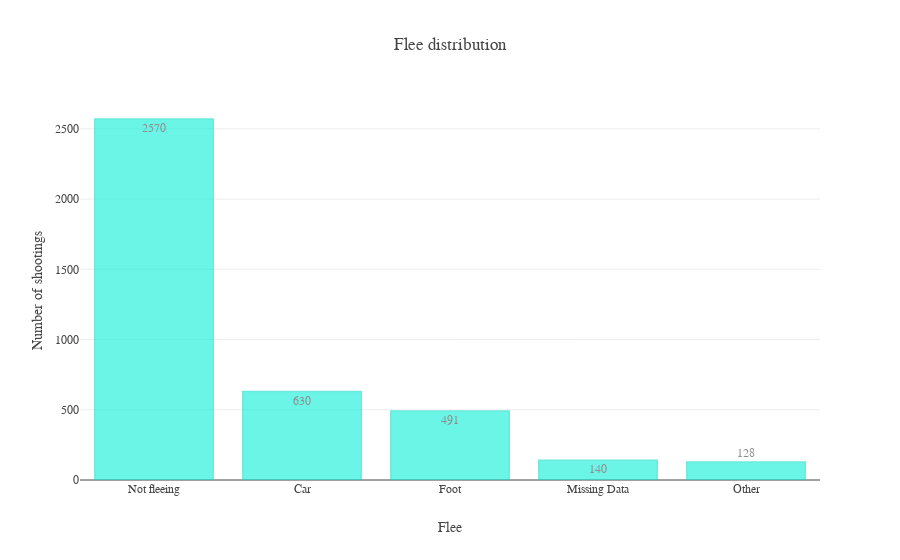

The notebook cell saved with this chart:
### Code cell
# Flee distribution
flee_counts = data['flee'].value_counts(dropna=False)
x = flee_counts.index.fillna('Missing Data')
y = flee_counts.values
    
# Create trace
trace_data = go.Bar(x=x,
                    y=y,
                    text=y,
                    textposition = 'auto',
                    marker=dict(
                        color='rgb(8,240,215)',
                        line=dict(
                            color='rgb(9,220,198)',
                            width=1.5),
                    ),
                    opacity=0.6
                   )
# Create layout
layout = go.Layout(font = dict(family = "Overpass"),
                   title = "Flee distribution",
                   xaxis = dict(title = "Flee"),
                   yaxis = dict(title = "Number of shootings")
                  )
fig = go.FigureWidget(data=[trace_data], layout=layout)
plotly.offline.iplot(fig , validate=False, show_link=False, image='png', filename='flee-distribution')

### Figure 1 — Plotly figure (JSON) as saved in the notebook; plotly's stock layout.template omitted (floating-point values rounded to 4 significant figures)
{"data": [{"marker": {"color": "rgb(8,240,215)", "line": {"color": "rgb(9,220,198)", "width": 1.5}}, "opacity": 0.6, "text": [2570, 630, 491, 140, 128], "textposition": "auto", "type": "bar", "uid": "a65a399e-5529-4a77-a1e0-a1804af51477", "x": ["Not fleeing", "Car", "Foot", "Missing Data", "Other"], "y": [2570, 630, 491, 140, 128]}], "layout": {"font": {"family": "Overpass"}, "title": "Flee distribution", "xaxis": {"title": "Flee"}, "yaxis": {"title": "Number of shootings"}}}
